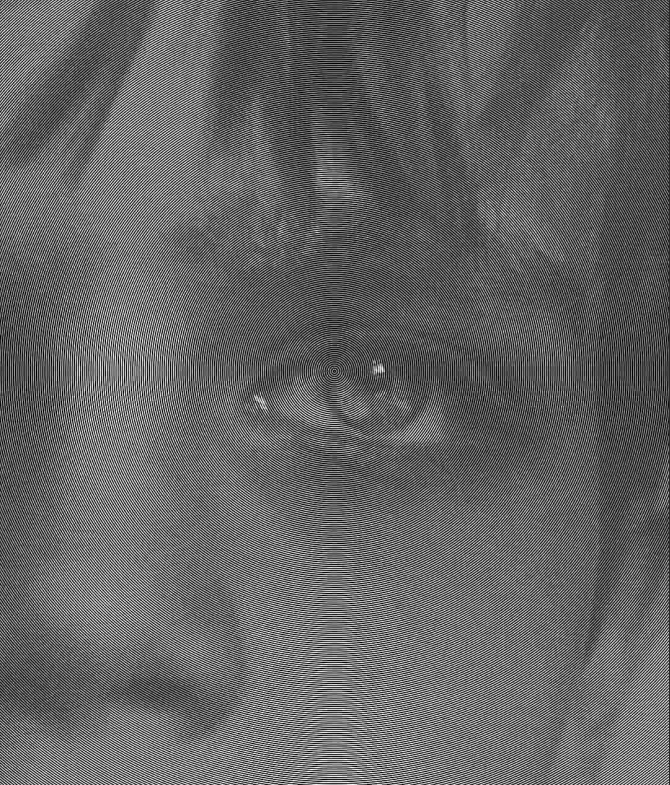
#> input picture kido.png, 670 x 785 px
$ jupyter execute practica.ipynb
#> lines starting #> are read from the running program, lines starting #| are printed output that depends on the picture; after the words box and inside, x2 and y2 are one past the last pixel; in counts of white or black regions, pixels touching at a corner belong together
Conversion de imagen con patron Moire a su version normal

[cell 1]
import cv2
import numpy as np
import matplotlib.pyplot as plt
from matplotlib.colors import LogNorm

IMAGE_PATH = "kido.png"

img_bgr = cv2.imread(IMAGE_PATH)
#> img_bgr is the input picture: shape (785, 670, 3); min 0, max 253, mean 100.4
if img_bgr is None:
    raise FileNotFoundError(f"No se encontró la imagen: {IMAGE_PATH}")

img_rgb  = cv2.cvtColor(img_bgr, cv2.COLOR_BGR2RGB)
img_gray = cv2.cvtColor(img_bgr, cv2.COLOR_BGR2GRAY).astype(np.float32)

plt.figure(figsize=(7, 5))
plt.imshow(img_rgb)
plt.title("Imagen original (con patrón moiré)")
plt.axis("off")
plt.tight_layout()
plt.show()
print(f"Tamaño: {img_rgb.shape}")
#| Tamaño: (785, 670, 3)

[cell 2]
dft       = np.fft.fft2(img_gray)
dft_shift = np.fft.fftshift(dft)
magnitude = np.abs(dft_shift)

plt.figure(figsize=(7, 5))
plt.imshow(magnitude, norm=LogNorm(), cmap="gray")
plt.title("Espectro de magnitud (escala log)")
plt.colorbar(label="Magnitud (log)")
plt.tight_layout()
plt.show()
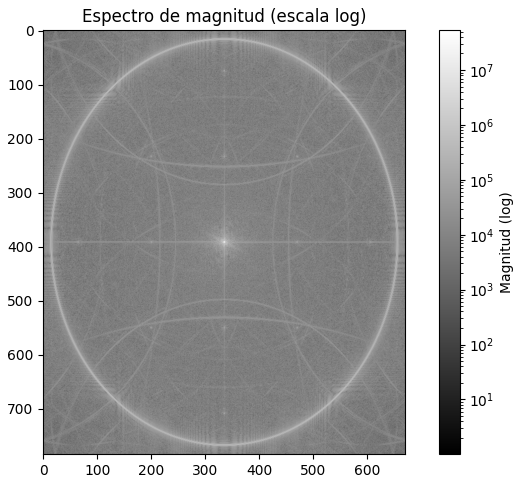
#> figure drawn by matplotlib, 2 panels

[cell 3]
def build_notch_mask(magnitude, dc_radius=30, peak_thresh_factor=5.0,
                     notch_radius=22, soft_edge=True):
#> called with dc_radius = 30, peak_thresh_factor = 4.5, notch_radius = 18, soft_edge = True
    rows, cols = magnitude.shape
#> rows = 785; cols = 670
    cy, cx = rows // 2, cols // 2
#> cy = 392; cx = 335
    Y, X = np.ogrid[:rows, :cols]
#> Y = 785 values from 0 to 784
    dist_center = np.sqrt((X - cx)**2 + (Y - cy)**2)

    mask_search = dist_center >= dc_radius
    mag_search  = magnitude * mask_search
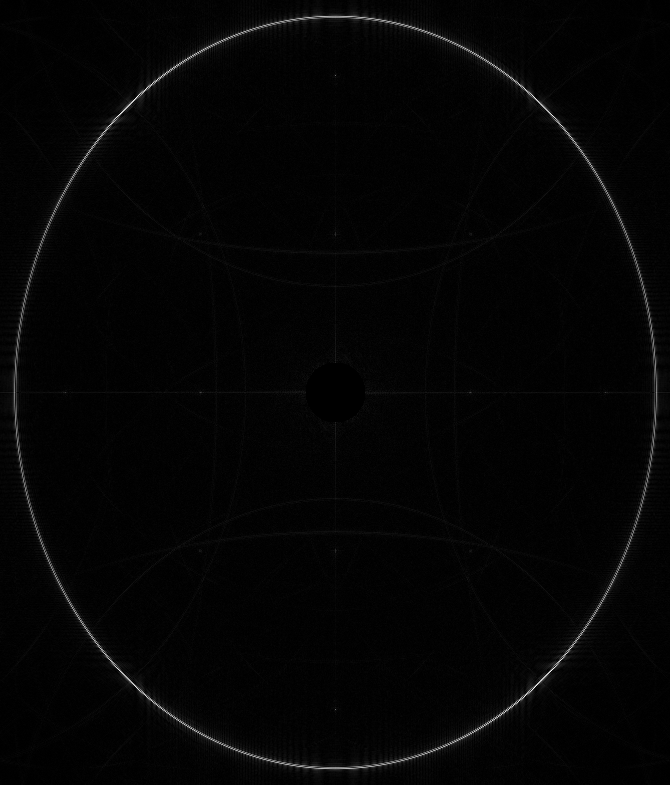
#> mag_search: shape (785, 670) float64; min 0, max 670660.5, mean 12567; drawn with min black and max white
    threshold   = mag_search[mask_search].mean() * peak_thresh_factor
#> threshold = 56855.2

    binary_peaks = (mag_search > threshold).astype(np.uint8)
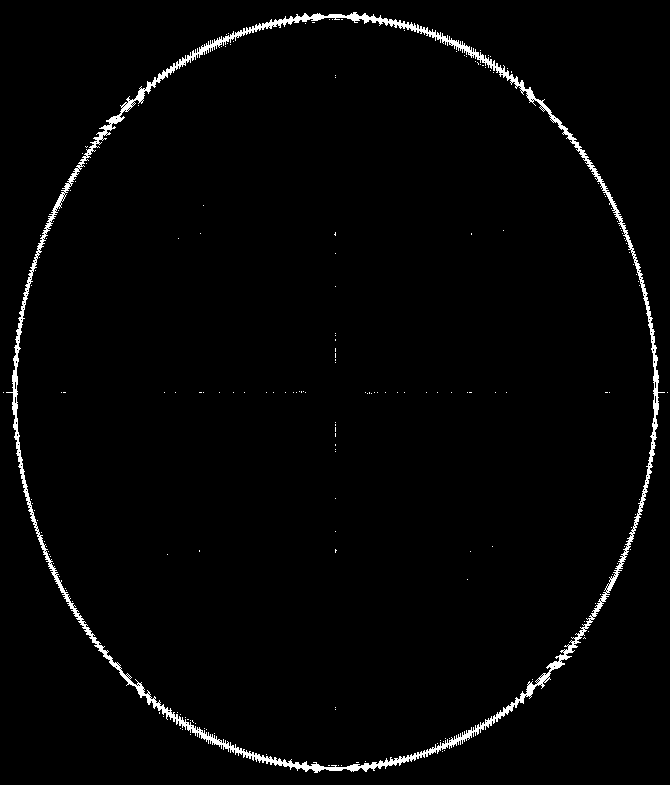
#> binary_peaks: shape (785, 670); values 0 (black) and 1 (white), 2.1% white; 185 white regions (184 under 20 px), largest, box (x1, y1, x2, y2) and area: (6, 12, 665, 773) 10710
    _, _, _, centroids = cv2.connectedComponentsWithStats(binary_peaks)
#> centroids = 186 pairs, first value 3 to 667, second value 19 to 765

    notch = np.ones((rows, cols), dtype=np.float32)
    sigma = notch_radius / 2.0

    peak_centers = [(int(round(cy_)), int(round(cx_))) for (cx_, cy_) in centroids[1:]]
#> peak_centers = 185 pairs, first value 19 to 765, second value 3 to 667
    print(f"Picos detectados: {len(peak_centers)}")
#| Picos detectados: 185

    for (py, px) in peak_centers:
        for (ry, rx) in [(py, px), (2*cy - py, 2*cx - px)]:
            ry = int(np.clip(ry, 0, rows - 1))
            rx = int(np.clip(rx, 0, cols - 1))
            if soft_edge:
                d2 = (X - rx)**2 + (Y - ry)**2
                notch *= (1.0 - np.exp(-d2 / (2 * sigma**2)))
            else:
                cv2.circle(notch, (rx, ry), notch_radius, 0, -1)
#> this loop made 185 passes
#> (py, px) on passes 1 to 3: (392, 335), (19, 329), (19, 332)
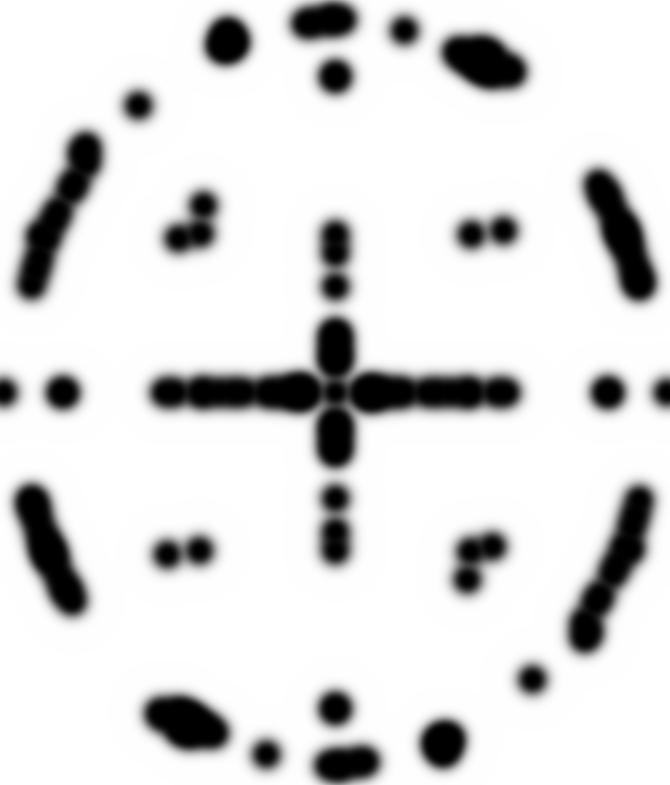
#> notch: shape (785, 670) float32; min 0, max 1, mean 0.861

    notch[dist_center < dc_radius] = 1.0
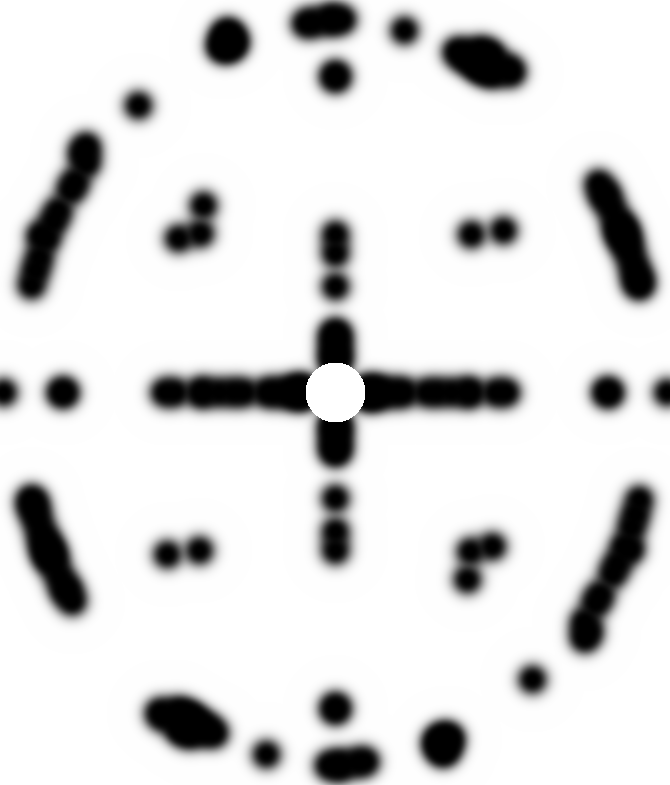
#> notch: shape (785, 670) float32; 0.53% of pixels changed, all inside (x1, y1, x2, y2) = (306, 363, 365, 422)
    return np.clip(notch, 0, 1)


notch_mask = build_notch_mask(magnitude,
                               dc_radius=30,
                               peak_thresh_factor=4.5,
                               notch_radius=18,
                               soft_edge=True)

fig, axes = plt.subplots(1, 2, figsize=(14, 5))
axes[0].imshow(notch_mask, cmap="gray")
axes[0].set_title("Máscara Notch")
axes[0].axis("off")
axes[1].imshow(np.log1p(np.abs(dft_shift * notch_mask)), cmap="gray")
axes[1].set_title("Espectro después del filtro Notch")
axes[1].axis("off")
plt.tight_layout()
plt.show()
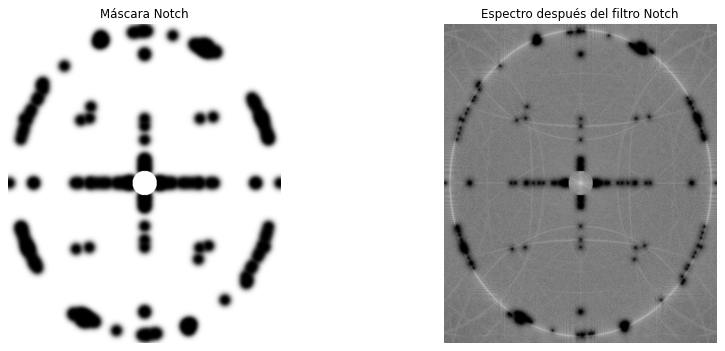
#> figure drawn by matplotlib, 2 panels

[cell 4]
def apply_mask_to_channel(channel, mask):
    dft    = np.fft.fftshift(np.fft.fft2(channel.astype(np.float32)))
    result = np.abs(np.fft.ifft2(np.fft.ifftshift(dft * mask)))
    return np.clip(result, 0, 255).astype(np.uint8)


channels_in = cv2.split(img_bgr)
notch_bgr   = cv2.merge([apply_mask_to_channel(ch, notch_mask) for ch in channels_in])
notch_rgb   = cv2.cvtColor(notch_bgr, cv2.COLOR_BGR2RGB)

fig, axes = plt.subplots(1, 2, figsize=(14, 6))
axes[0].imshow(img_rgb);   axes[0].set_title("Original (con moiré)"); axes[0].axis("off")
axes[1].imshow(notch_rgb); axes[1].set_title("Filtrada (sin moiré)"); axes[1].axis("off")
plt.suptitle("Eliminación del patrón moiré mediante filtro Notch", fontsize=13)
plt.tight_layout()
plt.show()

base, ext = IMAGE_PATH.rsplit(".", 1)
cv2.imwrite(f"{base}_notch.{ext}", notch_bgr)
print(f"Guardado: {base}_notch.{ext}")
